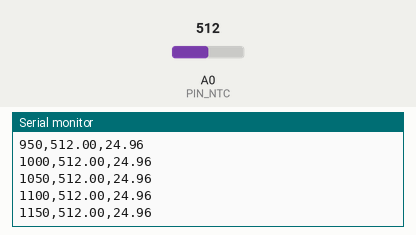
This sketch was run on a simulated Arduino Uno, built with avr-gcc and run on an emulated ATmega328P. Shown: the last lines printed to the serial monitor. The inputs (shaded band) are chosen by the test bench; at power-on: A0 (PIN_NTC) = 512.

Above: at 1.2 s.
1.3 s: A0 (PIN_NTC) set to 0
At 1.32 s:
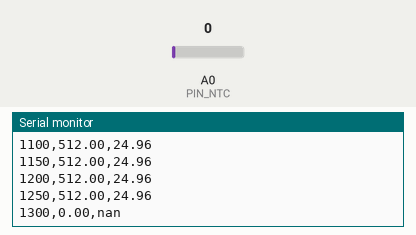
2.8 s: A0 (PIN_NTC) set to 122
At 2.82 s:
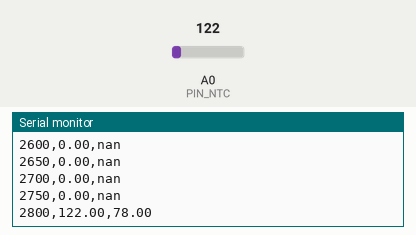

Measured:
- after the input at 1.3 s, the serial monitor: prints a new line at once (image 1)

The sketch:

thermistor_tau.ino
```cpp
/*
  thermistor_tau.ino  —  log an NTC thermistor's temperature at a fixed rate as CSV over USB serial.

  Author : Abdon Philip Beitia Tsang
  Date   : 26 October 2026
  Board  : Arduino Uno / Nano (ATmega328P, 10-bit ADC, 5 V)   <-- change ADC_MAX if your board differs

  Circuit (voltage divider, thermistor to ground):

        5V ──[ R_FIXED ]──┬──[ NTC ]── GND
                          │
                          A0

  Because both halves of the divider see the same 5 V, the supply voltage cancels out:
        ADC / ADC_MAX = R_ntc / (R_FIXED + R_ntc)
    →   R_ntc = R_FIXED * ADC / (ADC_MAX - ADC)

  Then the Beta equation turns resistance into temperature (kelvin):
        1/T = 1/T0 + (1/BETA) * ln(R_ntc / R0)        T0 = 298.15 K (25 °C), R0 = R at 25 °C

  Output (one line per sample, 115200 baud):
        time_ms,raw_adc,temperature_C
*/

// ---------- things to set for YOUR parts ----------
const int   PIN_NTC     = A0;
const float R_FIXED_OHM = 10000.0;   // measure your fixed resistor with a multimeter and type the real value
const float R0_OHM      = 10000.0;   // thermistor resistance at 25 °C (datasheet)
const float BETA_K      = 3950.0;    // Beta value from the datasheet (3435 and 3950 are the common ones)
const float ADC_MAX     = 1023.0;    // 10-bit ADC. A 12-bit board would be 4095.0
// ---------- sampling ----------
const unsigned long PERIOD_MS = 50;  // 50 ms = 20 Hz — the rate used for all the runs in data/
const int   N_AVERAGE   = 8;         // ADC reads averaged per sample — cuts noise, costs < 1 ms
// ---------------------------------------------------

const float T0_K = 298.15;           // 25 °C in kelvin
unsigned long nextSample = 0;

void setup() {
  Serial.begin(115200);
  analogRead(PIN_NTC);               // first read after power-up is junk; throw it away
  Serial.println(F("time_ms,raw_adc,temperature_C"));
  nextSample = millis();
}

void loop() {
  unsigned long now = millis();
  if ((long)(now - nextSample) < 0) return;   // not time yet (wrap-safe comparison)
  nextSample += PERIOD_MS;                    // fixed timetable, so the rate never drifts

  // --- read the ADC N times and average ---
  long sum = 0;
  for (int i = 0; i < N_AVERAGE; i++) sum += analogRead(PIN_NTC);
  float adc = (float)sum / N_AVERAGE;          // 0 … ADC_MAX, fractional thanks to averaging

  // --- ADC → resistance → temperature ---
  float tempC;
  if (adc <= 0.5 || adc >= ADC_MAX - 0.5) {
    tempC = NAN;                               // open or shorted thermistor: don't divide by zero
  } else {
    float r_ntc = R_FIXED_OHM * adc / (ADC_MAX - adc);
    float invT  = 1.0 / T0_K + log(r_ntc / R0_OHM) / BETA_K;
    tempC = 1.0 / invT - 273.15;
  }

  // --- one CSV line ---
  Serial.print(now);     Serial.print(',');
  Serial.print(adc, 2);  Serial.print(',');
  Serial.println(tempC, 2);
}
```
